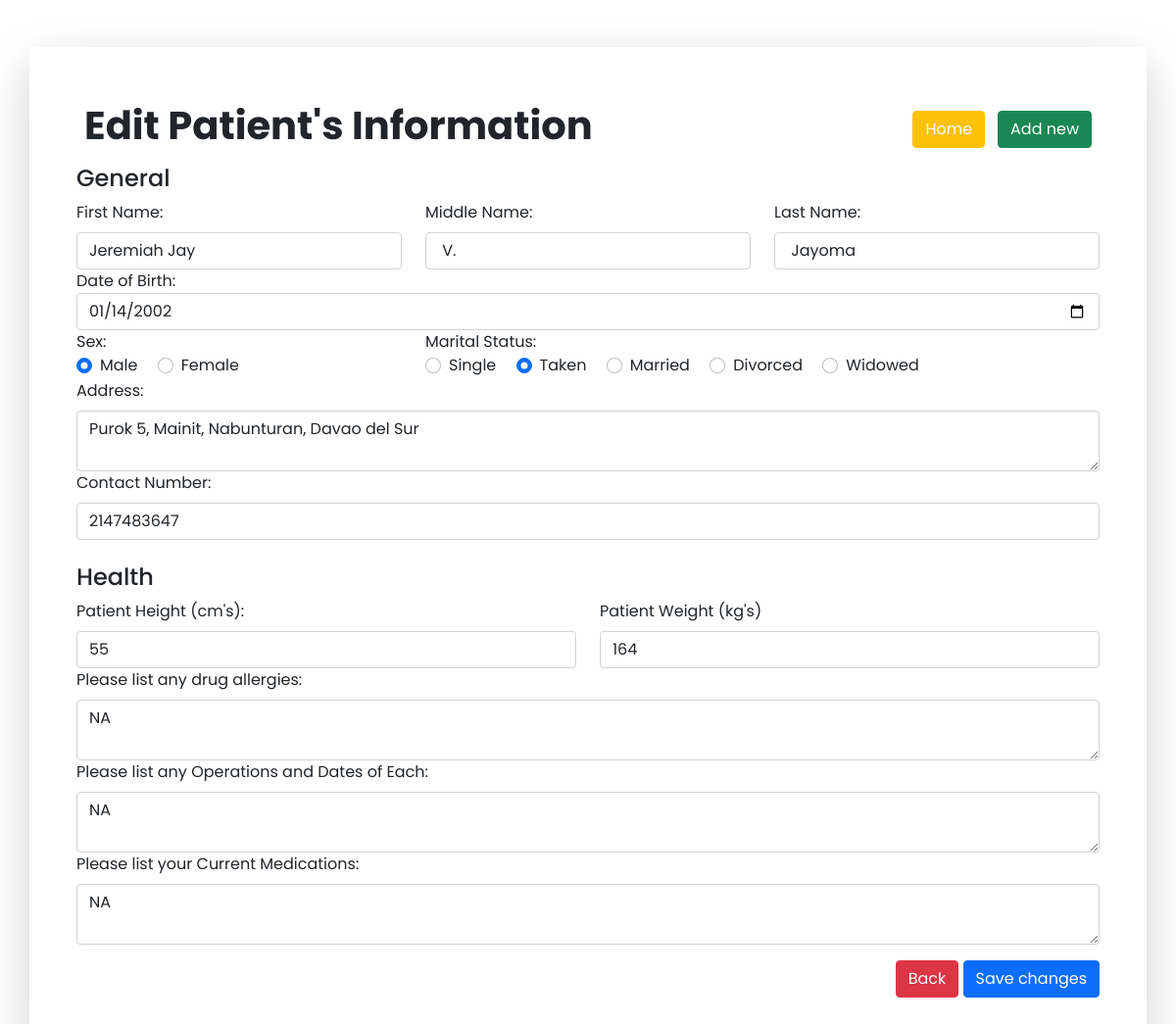
/hms/edit.php?ID=1, run on the app's committed database.
### tables this page shows
CREATE TABLE `patientinformation` (
  `patientID` int(11) NOT NULL,
  `firstName` varchar(50) NOT NULL,
  `middleName` varchar(50) NOT NULL,
  `lastName` varchar(50) NOT NULL,
  `dateOfBirth` date NOT NULL,
  `gender` varchar(8) NOT NULL,
  `maritalStatus` varchar(50) NOT NULL,
  `p_address` varchar(100) NOT NULL,
  `contactNumber` int(11) NOT NULL,
  `height` int(11) NOT NULL,
  `weight` int(11) NOT NULL,
  `allergies` varchar(50) NOT NULL,
  `operations` varchar(50) NOT NULL,
  `medications` varchar(50) NOT NULL
);

### hms/edit.php (the view, shortened to what this page needs)
<?php
$conn = connection();
$patientID =  mysqli_real_escape_string($conn, $_GET['ID']);
$sql = "SELECT * FROM patientinformation WHERE patientID = '$patientID'";
$patientInformation = $conn->query($sql) or die($conn->error);
$row = $patientInformation->fetch_assoc();
?>
<!DOCTYPE html>
<html lang="en">
<head>
   <link rel="stylesheet" type="text/css" href="css/bootstrap.min.css">
   <link rel="stylesheet" type="text/css" href="css/font.css">
</head>
<body>
   <div class="container bg-light shadow-lg p-5 mb-5 bg-body rounded mt-5">
      <form action=" update.php?ID=<?php echo $patientID ?>" method="POST">
         <div class="mb-3 ">
            <div>
               <div class="p-2 d-flex justify-content-between d-flex align-items-center">
                  <div>
                     <h1 class="fw-bold">Edit Patient's Information</h1>
                  </div>
                  <div>
                     <a href="home.php" type="button" name="close" class="btn btn-warning text-light">Home</a>
                     <a href="add.php" type="button" class="btn btn-success">Add new</a>
                  </div>
               </div>
               <h4>General</h4>
               <div class="row">
                  <div class="col-4"> <label for="firstName" class="form-label">First Name:</label>
                     <input type="text" class="form-control" id="firstName" name="firstName" required value="<?php echo $row['firstName'] ?>">
                  </div>
                  <div class="col-4">
                     <label for="middleName" class="form-label">Middle Name:</label>
                     <input type="text" class="form-control" id="middleName" name="middleName" value="<?php echo $row['middleName'] ?>">
                  </div>
                  <div class="col-4">
                     <label for="lastName" class="form-label">Last Name:</label>
                     <input type="text" class="form-control" id="lastName" name="lastName" required value="<?php echo $row['lastName'] ?>">
                  </div>
               </div>
               <div>
                  <label for="dob">Date of Birth:</label>
                  <input class="form-control" name="dob" id="dob" value="<?php echo $row['dateOfBirth'] ?>" required type="date">
               </div>
               <div class="row">
                  <div class="col-4">
                     <label>Sex: &nbsp;</label><br>
                     <div class="form-check form-check-inline">
                        <input class="form-check-input" type="radio" name="sex" required value="Male" <?php if ($row['gender'] == "Male") echo 'checked="checked"';  ?> id="male">
                        <label class="form-check-label" for="male">
                           Male
                        </label>
                     </div>
                     <div class="form-check form-check-inline">
                        <input class="form-check-input" type="radio" name="sex" required value="Female" <?php if ($row['gender'] == "Female") echo 'checked="checked"';  ?> id="female">
                        <label class="form-check-label" for="female">
                           Female
                        </label>
                     </div>
                  </div>
                  <div class="col-8">
                     <label>Marital Status: &nbsp;</label><br>
                     <div class="form-check form-check-inline">
                        <input class="form-check-input" type="radio" name="maritalStatus" required value="Single" <?php if ($row['maritalStatus'] == "Single") echo 'checked="checked"';  ?> id="defaultCheck1">
                        <label class="form-check-label" for="defaultCheck1">
                           Single
                        </label>
                     </div>
                     <div class="form-check form-check-inline">
                        <input class="form-check-input" type="radio" name="maritalStatus" required value="Taken" <?php if ($row['maritalStatus'] == "Taken") echo 'checked="checked"';  ?> id="defaultCheck1">
                        <label class="form-check-label" for="defaultCheck1">
                           Taken
                        </label>
                     </div>
                     <div class="form-check form-check-inline">
                        <input class="form-check-input" type="radio" name="maritalStatus" required value="Married" <?php if ($row['maritalStatus'] == "Married") echo 'checked="checked"';  ?> id="defaultCheck1">
                        <label class="form-check-label" for="defaultCheck1">
                           Married
                        </label>
                     </div>
                     <div class="form-check form-check-inline">
                        <input class="form-check-input" type="radio" name="maritalStatus" required value="Divorced" <?php if ($row['maritalStatus'] == "Divorced") echo 'checked="checked"';  ?> id="defaultCheck1">
                        <label class="form-check-label" for="defaultCheck1">
                           Divorced
                        </label>
                     </div>
                     <div class="form-check form-check-inline">
                        <input class="form-check-input" type="radio" name="maritalStatus" required value="Widowed" <?php if ($row['maritalStatus'] == "Widowed") echo 'checked="checked"';  ?> id="defaultCheck1">
                        <label class="form-check-label" for="defaultCheck1">
                           Widowed
                        </label>
                     </div>
                  </div>
               </div>
               <div>
                  <label for="address" class="form-label">Address:</label>
                  <textarea class="form-control" required id="address" name="address" value="<?php echo $row['p_address'] ?>" rows="2"><?php echo $row['p_address'] ?></textarea>
               </div>
               <div>
                  <label for="cNum" class="form-label">Contact Number:</label>
                  <input type="number" required maxlength="13" required class="form-control" id="cNum" name="cNum" value="<?php echo $row['contactNumber'] ?>">
               </div>
               <br>
               <h4>Health</h4>
               <div class="row">
                  <div class="col-6"> <label for="height" class="form-label">Patient Height (cm's):</label>
                     <input type="text" class="form-control" id="height" name="height" required value="<?php echo $row['height']  ?>">
                  </div>
                  <div class="col-6"> <label for="weight" class="form-label">Patient Weight (kg's)</label>
                     <input type="text" class="form-control" id="weight" name="weight" required value="<?php echo $row['weight']  ?>">
                  </div>
               </div>
               <div>
                  <label for="allergies" class="form-label"> Please list any drug allergies:</label>
                  <textarea class="form-control" required id="allergies" name="allergies" value="<?php  ?>" rows="2"><?php echo $row['allergies']   ?></textarea>
               </div>
               <div>
                  <label for="operations" class="form-label"> Please list any Operations and Dates of Each:</label>
                  <textarea class="form-control" required id="operations" name="operations" value="<?php  ?>" rows="2"><?php echo $row['operations']  ?></textarea>
               </div>
               <div>
                  <label for="medicationss" class="form-label"> Please list your Current Medications:</label>
                  <textarea class="form-control" required id="medications" name="medications" value="<?php  ?>" rows="2"><?php echo $row['medications']  ?></textarea>
               </div>
            </div>
         </div>
         <div class="d-flex justify-content-end">
            <a href="view.php?ID=<?php echo $patientID ?>" type="button" name="close" class="btn btn-danger">Back</a>
            <button type="submit" name="submit" class="btn btn-primary">Save changes</button>
         </div>
   </div>
</body>
</html>

### data on the page
patientinformation: firstName "Jeremiah Jay", middleName "V.", lastName "Jayoma", dob "01/14/2002", gender "☑ Male", gender "☐ Female", maritalStatus "☐ Single", maritalStatus "☑", address "Purok 5, Mainit, Nabunturan, Davao del Sur", cNum "2147483647", height "55", weight "164", allergies "NA", operations "NA", medications "NA"
